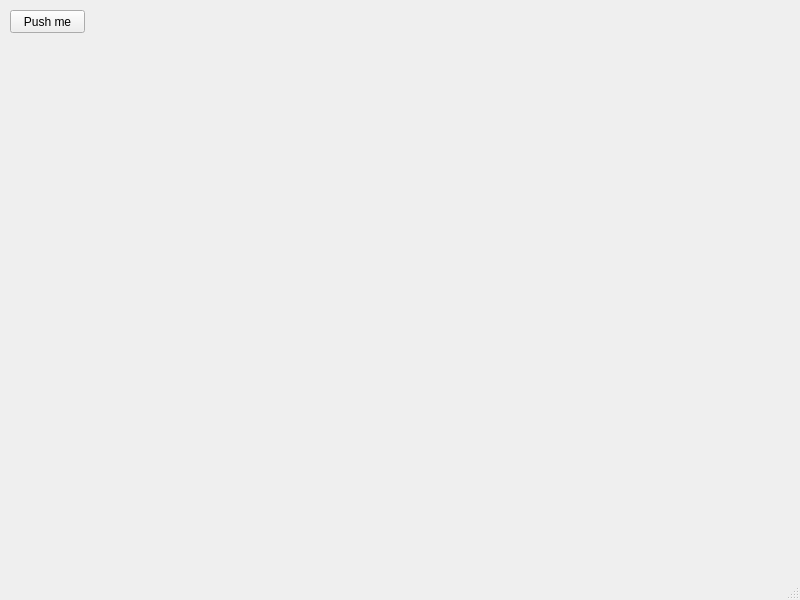
<?xml version="1.0" encoding="UTF-8"?>
<ui version="4.0">
 <class>MainWindow</class>
 <widget class="QMainWindow" name="MainWindow">
  <property name="geometry">
   <rect>
    <x>0</x>
    <y>0</y>
    <width>800</width>
    <height>600</height>
   </rect>
  </property>
  <property name="windowTitle">
   <string>MainWindow</string>
  </property>
  <widget class="QWidget" name="centralwidget">
   <widget class="QPushButton" name="pushButton">
    <property name="geometry">
     <rect>
      <x>10</x>
      <y>10</y>
      <width>75</width>
      <height>23</height>
     </rect>
    </property>
    <property name="text">
     <string>Push me</string>
    </property>
   </widget>
  </widget>
  <widget class="QMenuBar" name="menubar">
   <property name="geometry">
    <rect>
     <x>0</x>
     <y>0</y>
     <width>800</width>
     <height>20</height>
    </rect>
   </property>
  </widget>
  <widget class="QStatusBar" name="statusbar"/>
 </widget>
 <resources/>
 <connections/>
</ui>
